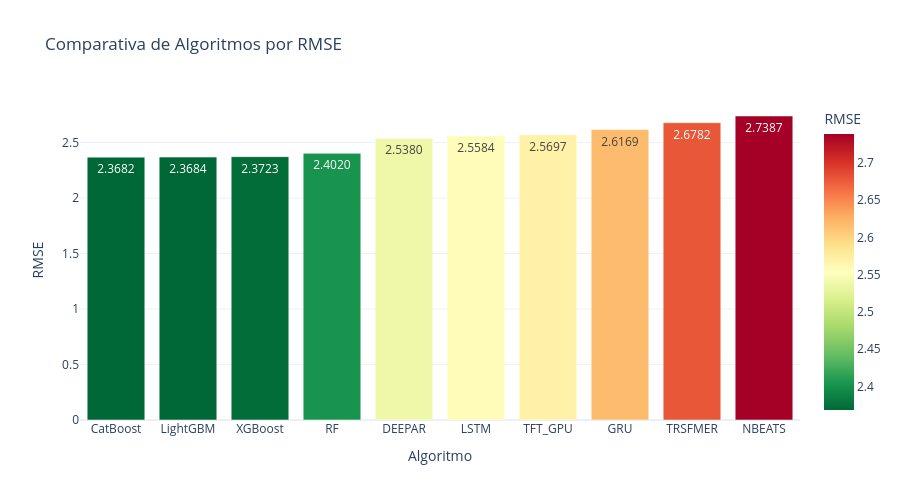

Here is the notebook cell this chart was saved with:
### Code cell
# ============================================================================
# GRÁFICO: COMPARATIVA DE ALGORITMOS - MÉTRICA PARAMETRIZABLE
# ============================================================================

# PARÁMETRO: Métrica a visualizar (cambiar aquí para ver otra métrica)
METRICA_GRAFICO = 'RMSE'

# Algoritmos a excluir del gráfico
ALGORITMOS_EXCLUIR_GRAFICO = ['NAIVE', 'MEDIA7']

print("\n" + "="*100)
print(f"📊 GRÁFICO: COMPARATIVA DE ALGORITMOS - {METRICA_GRAFICO}")
print("="*100)

# Obtener datos globales (NDetalle == 'Global', sin Cluster, sin Producto)
df_global_para_grafico = df_resultados_consolidados[
    (df_resultados_consolidados['NDetalle'] == 'Global') &
    (df_resultados_consolidados['Cluster'].isna()) &
    (df_resultados_consolidados['Producto'].isna())
].copy()

# Filtrar algoritmos a excluir
df_grafico_data = df_global_para_grafico[
    ~df_global_para_grafico['Algoritmo'].isin(ALGORITMOS_EXCLUIR_GRAFICO)
].copy()

# Ordenar por la métrica seleccionada
df_grafico_data = df_grafico_data.sort_values(METRICA_GRAFICO)

# Crear gráfico de barras
import plotly.express as px

fig = px.bar(
    df_grafico_data,
    x='Algoritmo',
    y=METRICA_GRAFICO,
    title=f'Comparativa de Algoritmos por {METRICA_GRAFICO}',
    labels={'Algoritmo': 'Algoritmo', METRICA_GRAFICO: METRICA_GRAFICO},
    color=METRICA_GRAFICO,
    color_continuous_scale='RdYlGn_r',
    text=METRICA_GRAFICO,
    height=500
)

fig.update_traces(textposition='auto', texttemplate='%{text:.4f}')
fig.update_layout(
    xaxis_title='Algoritmo',
    yaxis_title=METRICA_GRAFICO,
    showlegend=False,
    template='plotly_white',
    hovermode='x unified'
)

fig.show()

print(f"\n✅ Gráfico generado con {len(df_grafico_data)} algoritmos (excluidos: {', '.join(ALGORITMOS_EXCLUIR_GRAFICO)})")
print(f"💡 Tip: Cambia METRICA_GRAFICO = '{METRICA_GRAFICO}' por otra métrica para ver diferentes comparativas")

### Figure 1 — Plotly figure (JSON) as saved in the notebook; plotly's stock layout.template omitted (floating-point values rounded to 4 significant figures)
{"data": [{"hovertemplate": "Algoritmo=%{x}<br>RMSE=%{marker.color}<extra></extra>", "legendgroup": "", "marker": {"color": [2.368, 2.368, 2.372, 2.402, 2.538, 2.558, 2.57, 2.617, 2.678, 2.739], "coloraxis": "coloraxis", "pattern": {"shape": ""}}, "name": "", "orientation": "v", "showlegend": false, "text": [2.368, 2.368, 2.372, 2.402, 2.538, 2.558, 2.57, 2.617, 2.678, 2.739], "textposition": "auto", "texttemplate": "%{text:.4f}", "type": "bar", "x": ["CatBoost", "LightGBM", "XGBoost", "RF", "DEEPAR", "LSTM", "TFT_GPU", "GRU", "TRSFMER", "NBEATS"], "xaxis": "x", "y": [2.368, 2.368, 2.372, 2.402, 2.538, 2.558, 2.57, 2.617, 2.678, 2.739], "yaxis": "y"}], "layout": {"barmode": "relative", "coloraxis": {"colorbar": {"title": {"text": "RMSE"}}, "colorscale": [[0, "rgb(0,104,55)"], [0.1, "rgb(26,152,80)"], [0.2, "rgb(102,189,99)"], [0.3, "rgb(166,217,106)"], [0.4, "rgb(217,239,139)"], [0.5, "rgb(255,255,191)"], [0.6, "rgb(254,224,139)"], [0.7, "rgb(253,174,97)"], [0.8, "rgb(244,109,67)"], [0.9, "rgb(215,48,39)"], [1, "rgb(165,0,38)"]]}, "height": 500, "hovermode": "x unified", "legend": {"tracegroupgap": 0}, "showlegend": false, "title": {"text": "Comparativa de Algoritmos por RMSE"}, "xaxis": {"anchor": "y", "domain": [0, 1], "title": {"text": "Algoritmo"}}, "yaxis": {"anchor": "x", "domain": [0, 1], "title": {"text": "RMSE"}}}}
